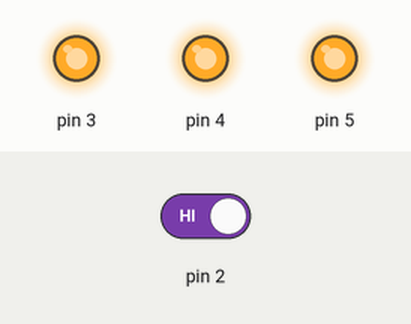
Bench run of a sketch on a simulated Arduino Uno, built with avr-gcc and run on an emulated ATmega328P. On the bench: output pins drawn as LEDs (lit = HIGH). Inputs (shaded band) come from the test bench; at power-on: pin 2 HIGH.

Above: at 3.8 s.
3.9 s: pin 2 driven LOW
At 5.7 s:
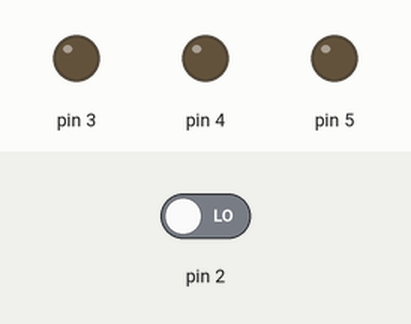
6.0 s: pin 2 driven HIGH
At 7.0 s:
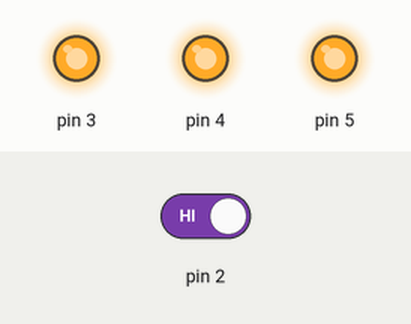
Timing chart, 0 to 9.0 s (numbered marks = the images above; inputs shaded):
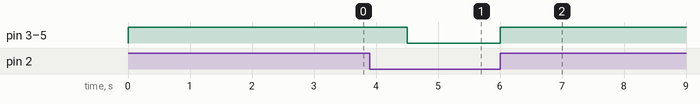

The sketch:

timer_lights.ino
```cpp
int switchStatus = 0;

void setup() {
  pinMode(3, OUTPUT);
  pinMode(4, OUTPUT);
  pinMode(5, OUTPUT);
  pinMode(2, INPUT);
}

void loop() {
  switchStatus = digitalRead(2);

  if (switchStatus == LOW) {
    digitalWrite(3, LOW);
    digitalWrite(4, LOW);
    digitalWrite(5, LOW);
  } else {
    digitalWrite(3, HIGH);
    digitalWrite(4, HIGH);
    digitalWrite(5, HIGH);
    delay(1500);
  }
}
```

Measured:
- after the input at 3.9 s, pin 3–5: HIGH → LOW after 0.60 s
- after the input at 6.0 s, pin 3–5: LOW → HIGH at once
